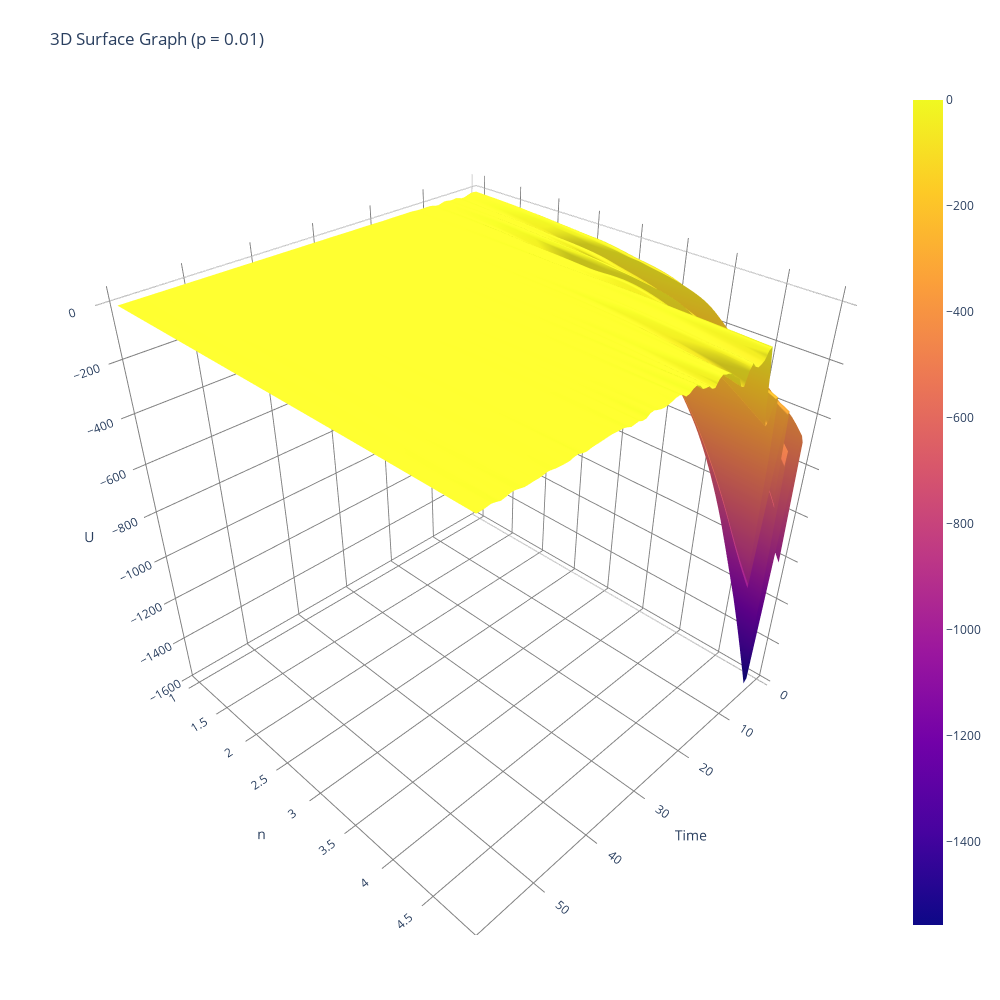

This figure's notebook cell:
### Code cell
import plotly.graph_objects as go
import plotly.express as px
import pandas as pd
import plotly.io as pio
import numpy as np
from scipy.interpolate import griddata

r, p = 0.01, 0.01
ns = 5

df = pd.read_csv('CNN_time_threshold_analysis_results.csv')
# Filter the DataFrame to only include rows where `threshold` is equal to 0.5
df = df[df['Threshold'] == 0.5]
# df = df[df['Time'] < 20]

# Replicate the DataFrame 10 times
df = pd.concat([df] * ns, ignore_index=True).sort_values(by='Time')

# Add a new column `n` with values ranging from 1 to 10
df['n'] = np.tile(np.arange(1, ns+1), len(df) // ns)

# Calculate `U` using the formula `U = (TN + FN) * n * 0.01 - FN * 0.005 * e^n`
df['U'] = (df['TN'] + df['FN']) * df['n'] * r - df['FN'] * p * np.exp(df['n'])

# Print the first 5 rows of the dataframe
# print(df.head().to_markdown(index=False, numalign="left", stralign="left"))

x_range = np.linspace(df["Time"].min(), df["Time"].max(), 100)
y_range = np.linspace(df["n"].min(), df["n"].max(), 100)
x_mesh, y_mesh = np.meshgrid(x_range, y_range)


z_mesh = griddata((df["Time"], df["n"]), df["U"], (x_mesh, y_mesh), method='cubic')
fig3 = go.Figure(data=[go.Surface(x=x_mesh, y=y_mesh, z=z_mesh)])

ax_style = dict(showbackground =True,
                backgroundcolor="rgba(0, 0, 0, 0)", 
                gridcolor="gray")

#fig = go.Figure(data=[go.Surface(x=df["Time"], y=df["n"], z=df["U"])])
fig3.update_layout(title=dict(text='3D Surface Graph (p = 0.01)'), autosize=True,
                  width=1000, height=1000,
                  margin=dict(l=65, r=50, b=65, t=90)),
fig3.update_scenes(xaxis_title_text="Time",
                  yaxis_title_text="n",
                  zaxis_title_text="U",
                  xaxis=ax_style, 
                  yaxis=ax_style, 
                  zaxis=ax_style,)
fig3.show()

### Figure 1 — Plotly figure (JSON) as saved in the notebook; plotly's stock layout.template omitted (floating-point values rounded to 4 significant figures; data arrays with more than 128 entries replaced by an {"elided": "..."} marker saying what was removed)
{"data": [{"type": "surface", "x": {"elided": "100x100 float values"}, "y": {"elided": "100x100 float values"}, "z": {"elided": "100x100 float values"}}], "layout": {"autosize": true, "height": 1000, "margin": {"b": 65, "l": 65, "r": 50, "t": 90}, "scene": {"xaxis": {"backgroundcolor": "rgba(0, 0, 0, 0)", "gridcolor": "gray", "showbackground": true, "title": {"text": "Time"}}, "yaxis": {"backgroundcolor": "rgba(0, 0, 0, 0)", "gridcolor": "gray", "showbackground": true, "title": {"text": "n"}}, "zaxis": {"backgroundcolor": "rgba(0, 0, 0, 0)", "gridcolor": "gray", "showbackground": true, "title": {"text": "U"}}}, "title": {"text": "3D Surface Graph (p = 0.01)"}, "width": 1000}}
